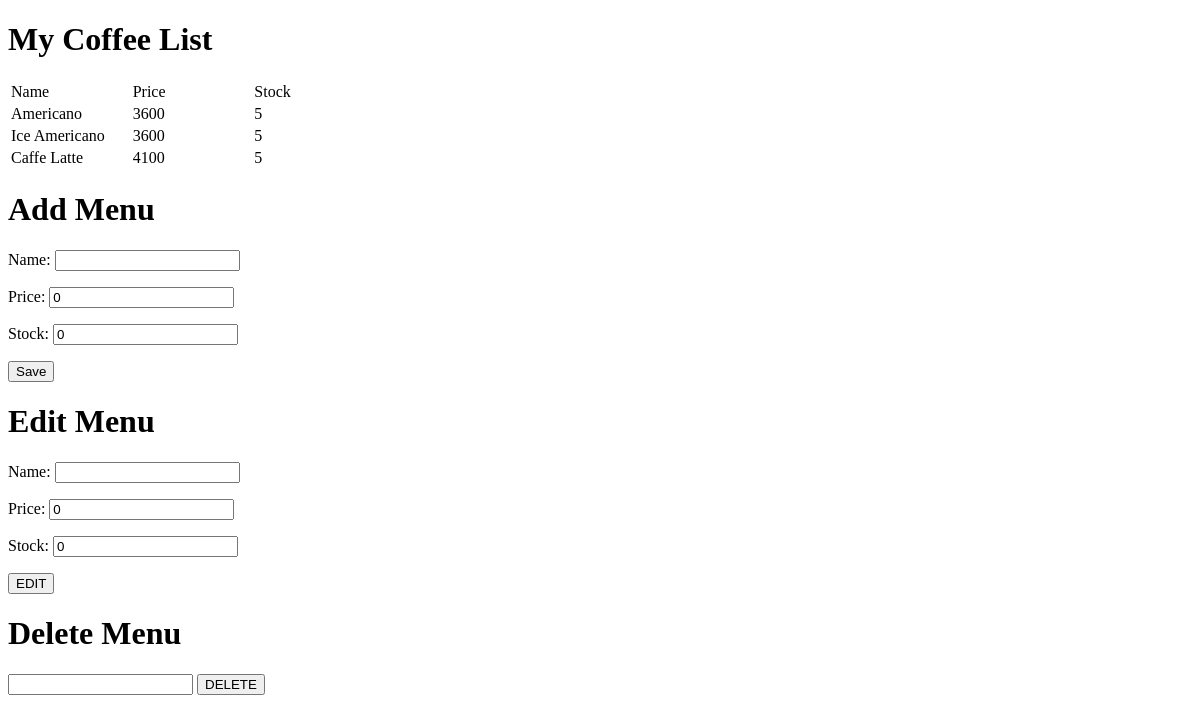
The app's page /coffees/, older data.
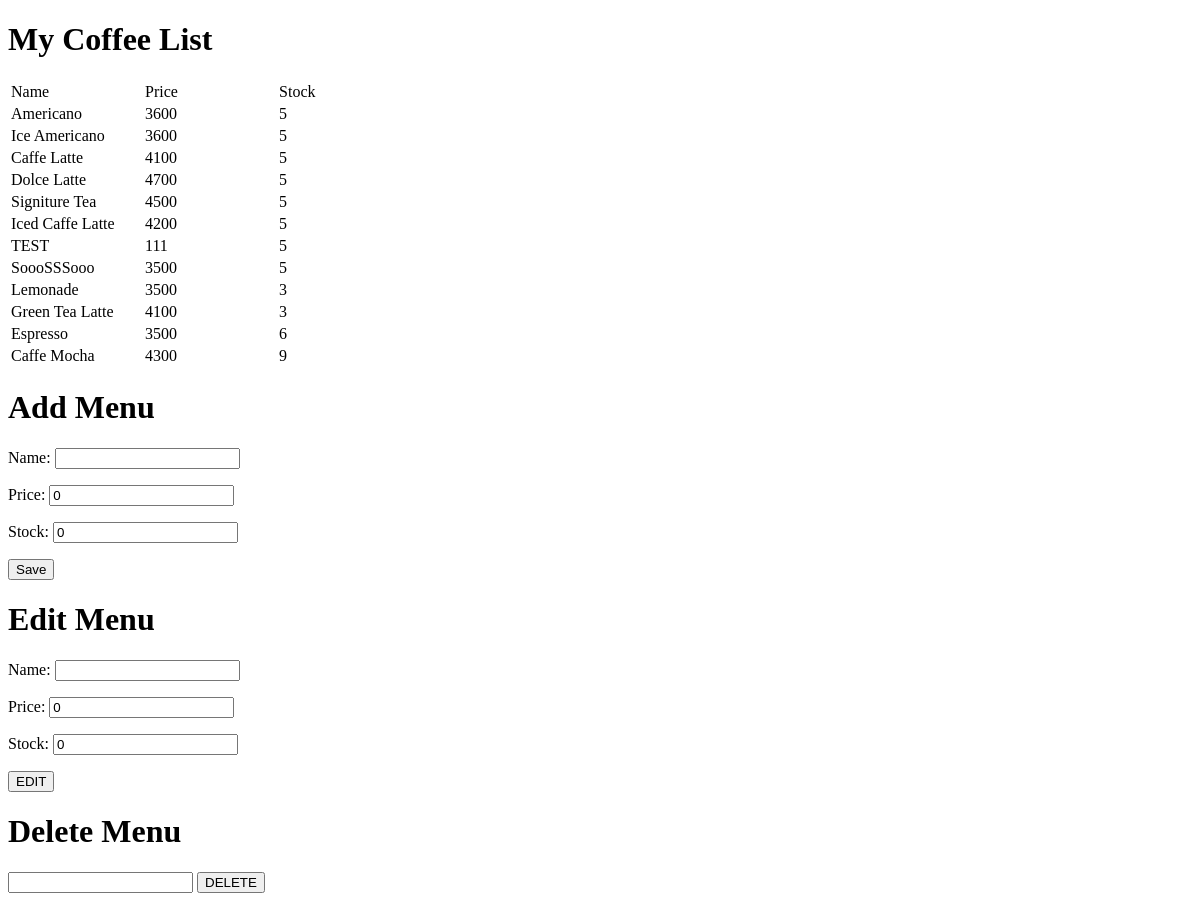
The same page, newer data.
### homepage/models.py (models this page shows, shortened)
class Coffee(models.Model):
    name = models.CharField(primary_key = True, default = "", null = False, max_length = 30)
    price = models.IntegerField(default = 0)
    stock = models.IntegerField(default = 0)
    """
    method에 대해...
    문자열 : CharField
    숫자 : IntegerField, SmallIntegerField, ...
    논리형 : BooleanField
    시간/날짜 : DateTimeField

    param에 대해...
    default : 기본값 설정
    null : null val 허용을 Boolean으로 지정
    max_length = 최대길이
    ,,,
    """

### homepage/views.py (the view)
# urls.py: path('coffees/', coffee_view), # 127.0.0.1/coffee
def coffee_view(request):
    coffee_all = Coffee.objects.all() # 모두 가져온다
    if request.method == "POST":
        form = CoffeeForm(request.POST) # 완성된 Form
        if form.is_valid(): # 채워진 Form이 valid?
            form.save() # 이 Form 내용을 Model에 저장
    if request.method == "PUT":
        form = CoffeeForm(request.PUT) # 완성된 Form
        print(Coffee.objects.get(pk=form["name"].value()))
        if form.is_valid(): # 채워진 Form이 valid?
            pass
    if request.method == "DELETE":
        form = CoffeeForm(request.DELETE) # 완성된 Form
        if form.is_valid(): # 채워진 Form이 valid?
            form.save() # 이 Form 내용을 Model에 저장
    form = CoffeeForm()
    return render(request, 'coffee.html', {"coffee_list" : coffee_all, "coffee_form" : form})

### homepage/forms.py
class CoffeeForm(forms.ModelForm): # ModelForm을 상속받는 CoffeeForm 생성
    class Meta:
        model = Coffee
        fields = ("name", "price", "stock")

### homepage/template/coffee.html (shortened to what this page needs)
<!DOCTYPE html>
<html lang="en">
<head>
</head>
<body>
    <div class = "col">
        <h1> My Coffee List</h1>
        <table>
            <colgroup>
                <col width="20%" />
                <col width="20%" />
                <col width="20%" />
                <col width="*" />
                <col width="20%" />
            </colgroup>
        <thead>
        <tr>
            <td>Name</td>
            <td>Price</td>
            <td>Stock</td>
        </tr>
        </thead>
        <tbody>
            {% for coffee in coffee_list %}
            <tr align = "left">
                <td>{{ coffee.name }}</td><td>{{ coffee.price }}</td><td>{{ coffee.stock }}</td></tr>
            {% endfor %}
        </tbody>
        </table>
        <h1> Add Menu </h1>
        <form method = "POST">{% csrf_token %}
            {{ coffee_form.as_p }}
            <button type = "submit">Save</button>
        </form>
        <h1> Edit Menu </h1>
        <form method = "PUT">{% csrf_token %}
            {{ coffee_form.as_p }}
            <button type = "submit">EDIT</button>
        </form>
        <h1> Delete Menu </h1>
        <form method = "DELETE">{% csrf_token %}
            {{ coffee_form.name }}
            <button type = "submit">DELETE</button>
        </form>
    </div>
</body>
</html>

Row changes from the older to the newer data that the page shows:
added Coffee: name "Dolce Latte", price "4700", stock "5"
added Coffee: name "Signiture Tea", price "4500", stock "5"
added Coffee: name "Iced Caffe Latte", price "4200", stock "5"
added Coffee: name "TEST", price "111", stock "5"
added Coffee: name "SoooSSSooo", price "3500", stock "5"
added Coffee: name "Lemonade", price "3500", stock "3"
added Coffee: name "Green Tea Latte", price "4100", stock "3"
added Coffee: name "Espresso", price "3500", stock "6"
added Coffee: name "Caffe Mocha", price "4300", stock "9"
